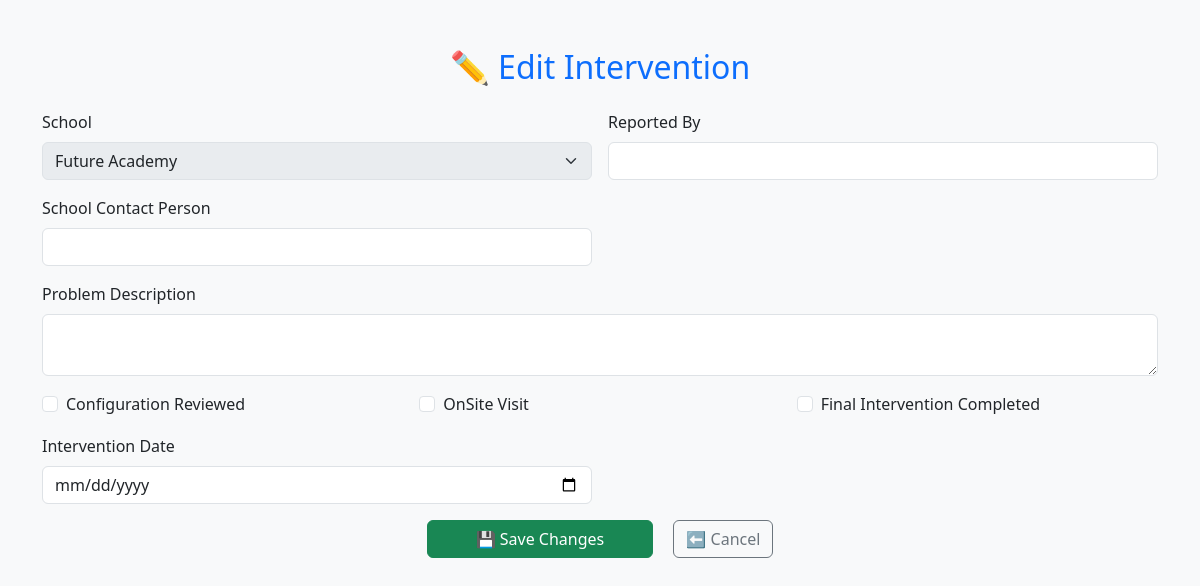
Before: /edit_intervention/5 with the older database file.
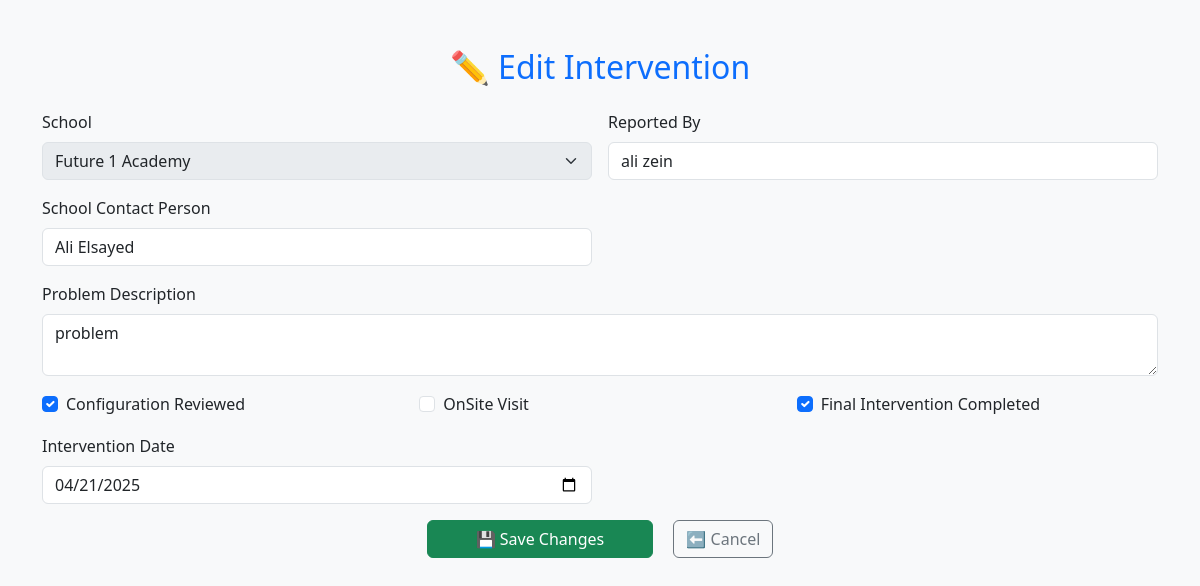
After: the same page with the newer database file.
### tables this page shows
CREATE TABLE interventions (
    id INTEGER PRIMARY KEY AUTOINCREMENT,
    location_id INTEGER,
    reported_by TEXT,
    school_contact_person TEXT,
    problem_description TEXT,
    configuration_reviewed BOOLEAN,
    onsite_visit BOOLEAN,
    final_completed BOOLEAN,
    intervention_date DATE,
    FOREIGN KEY (location_id) REFERENCES locations(id)
);

CREATE TABLE locations (
    id INTEGER PRIMARY KEY AUTOINCREMENT,
    school_name TEXT NOT NULL,
    city TEXT,
    address TEXT
, city_id INTEGER);

### app.py (the view, shortened to what this page needs)
@app.route('/edit_intervention/<int:id>', methods=['GET', 'POST'])
def edit_intervention(id):
    conn = sqlite3.connect('db/database.db')
    cursor = conn.cursor()
    cursor.execute("SELECT * FROM interventions WHERE id=?", (id,))
    intervention = cursor.fetchone()
    cursor.execute("SELECT id, school_name FROM locations")
    locations = cursor.fetchall()
    conn.close()
    return render_template('edit_intervention.html', intervention=intervention, locations=locations)

### templates/edit_intervention.html (shortened to what this page needs)
<!DOCTYPE html>
<html>
<head>
    <link href="https://cdn.jsdelivr.net/npm/bootstrap@5.3.2/dist/css/bootstrap.min.css" rel="stylesheet">
</head>
<body class="bg-light">
    <div class="container mt-5">
        <h2 class="text-center text-primary mb-4">✏️ Edit Intervention</h2>
        <form method="POST" class="row g-3">
            <div class="col-md-6">
                <label for="school" class="form-label">School</label>
                <select name="location_id" id="school" class="form-select" disabled>
                    {% for loc in locations %}
                        <option value="{{ loc[0] }}" {% if intervention[1] == loc[0] %}selected{% endif %}>{{ loc[1] }}</option>
                    {% endfor %}
                </select>
            </div>
            <div class="col-md-6">
                <label for="reported_by" class="form-label">Reported By</label>
                <input type="text" class="form-control" name="reported_by" value="{{ intervention[2] }}">
            </div>
            <div class="col-md-6">
                <label for="school_contact_person" class="form-label">School Contact Person</label>
                <input type="text" class="form-control" name="school_contact_person" value="{{ intervention[3] }}">
            </div>
            <div class="col-md-12">
                <label for="problem_description" class="form-label">Problem Description</label>
                <textarea class="form-control" name="problem_description">{{ intervention[4] }}</textarea>
            </div>
            <div class="col-md-4">
                <div class="form-check">
                    <input class="form-check-input" type="checkbox" name="configuration_reviewed" {% if intervention[5] %}checked{% endif %}>
                    <label class="form-check-label">Configuration Reviewed</label>
                </div>
            </div>
            <div class="col-md-4">
                <div class="form-check">
                    <input class="form-check-input" type="checkbox" name="onsite_visit" {% if intervention[6] %}checked{% endif %}>
                    <label class="form-check-label">OnSite Visit</label>
                </div>
            </div>
            <div class="col-md-4">
                <div class="form-check">
                    <input class="form-check-input" type="checkbox" name="final_completed" {% if intervention[7] %}checked{% endif %}>
                    <label class="form-check-label">Final Intervention Completed</label>
                </div>
            </div>
            <div class="col-md-6">
                <label for="intervention_date" class="form-label">Intervention Date</label>
                <input type="date" class="form-control" name="intervention_date" value="{{ intervention[8] }}">
            </div>
            <div class="col-md-12 text-center">
                <button type="submit" class="btn btn-success px-5">💾 Save Changes</button>
                <a href="/report" class="btn btn-outline-secondary ms-3">⬅️ Cancel</a>
            </div>
        </form>
    </div>
</body>
</html>

Changed rows visible on the page:
added interventions: location_id "Future 1 Academy", reported_by "ali zein", school_contact_person "Ali Elsayed", problem_description "problem", configuration_reviewed "☑", final_completed "☑", intervention_date "04/21/2025"
Other visible differences:
form field location_id: "Future Academy" → (not shown)
form field configuration_reviewed: "☐" → (not shown)
form field onsite_visit: "☐" → (not shown)
form field final_completed: "☐" → (not shown)
